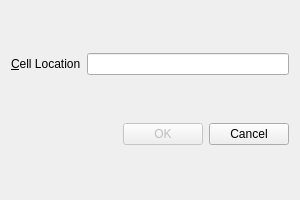
<?xml version="1.0" encoding="UTF-8"?>
<ui version="4.0">
 <class>GoToCellDialog</class>
 <widget class="QDialog" name="GoToCellDialog">
  <property name="geometry">
   <rect>
    <x>0</x>
    <y>0</y>
    <width>300</width>
    <height>200</height>
   </rect>
  </property>
  <property name="windowTitle">
   <string>Go To Cell</string>
  </property>
  <layout class="QVBoxLayout" name="verticalLayout">
   <item>
    <layout class="QHBoxLayout" name="horizontalLayout">
     <item>
      <widget class="QLabel" name="label">
       <property name="text">
        <string>&amp;Cell Location</string>
       </property>
       <property name="buddy">
        <cstring>lineEdit</cstring>
       </property>
      </widget>
     </item>
     <item>
      <widget class="QLineEdit" name="lineEdit"/>
     </item>
    </layout>
   </item>
   <item>
    <layout class="QHBoxLayout" name="horizontalLayout_2">
     <item>
      <spacer name="horizontalSpacer">
       <property name="orientation">
        <enum>Qt::Horizontal</enum>
       </property>
       <property name="sizeHint" stdset="0">
        <size>
         <width>40</width>
         <height>20</height>
        </size>
       </property>
      </spacer>
     </item>
     <item>
      <widget class="QPushButton" name="okButton">
       <property name="enabled">
        <bool>false</bool>
       </property>
       <property name="text">
        <string>OK</string>
       </property>
       <property name="default">
        <bool>true</bool>
       </property>
      </widget>
     </item>
     <item>
      <widget class="QPushButton" name="cancelButton">
       <property name="text">
        <string>Cancel</string>
       </property>
      </widget>
     </item>
    </layout>
   </item>
  </layout>
 </widget>
 <resources/>
 <connections/>
</ui>
